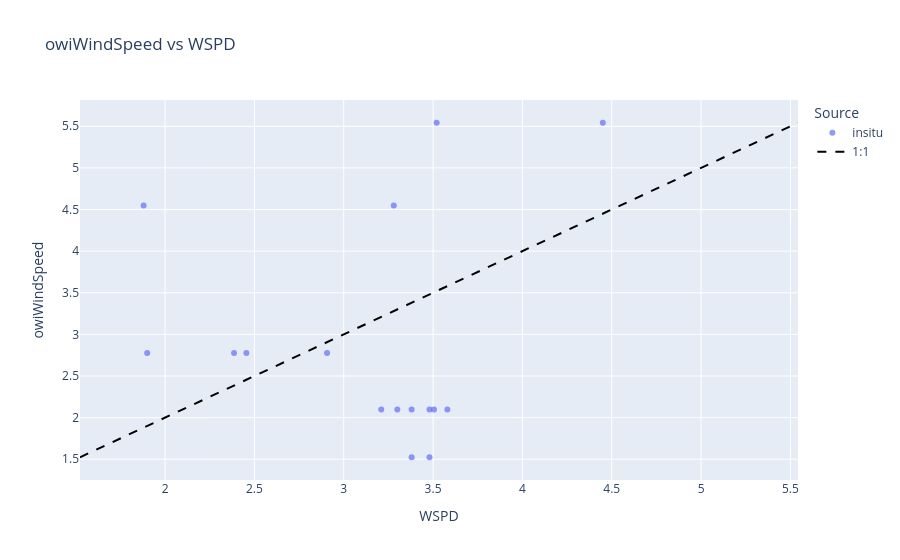
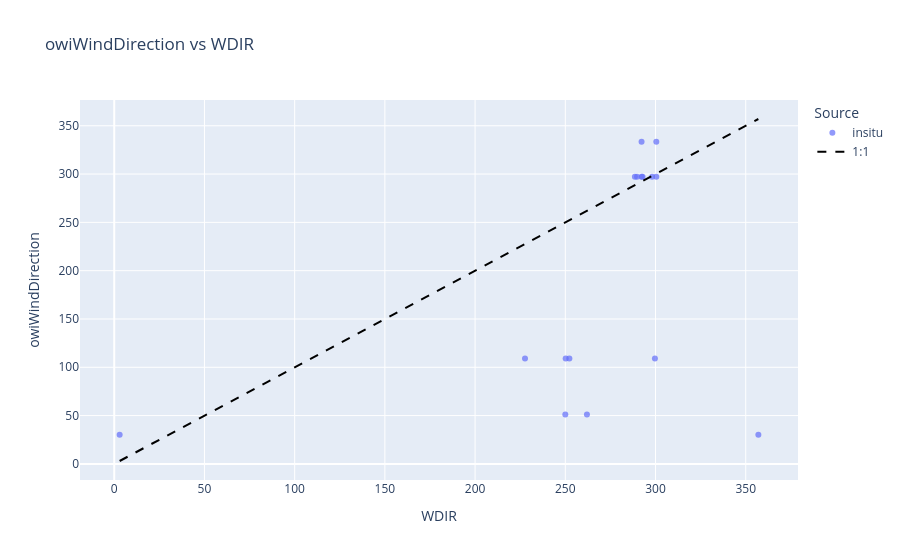

The code cell stored with these charts, in order, in its notebook:
### Markdown cell above
### 5b. Interactive scatter (requires plotly)

### Code cell
try:
    for sar_var, val_var in pairs:
        fig = plot_scatter(collocation_ds, sar_var, val_var, interactive=True)
        if fig:
            fig.show()
except ImportError as e:
    print(f"Skipping interactive scatter: {e}")

### Figure 1 — Plotly figure (JSON) as saved in the notebook; plotly's stock layout.template omitted (floating-point values rounded to 4 significant figures)
{"data": [{"hovertemplate": "Source=insitu<br>WSPD=%{x}<br>owiWindSpeed=%{y}<extra></extra>", "legendgroup": "insitu", "marker": {"color": "#636efa", "opacity": 0.7, "symbol": "circle"}, "mode": "markers", "name": "insitu", "orientation": "v", "showlegend": true, "type": "scatter", "x": [2.907, 2.455, 2.386, 1.9, 4.45, 3.52, 3.38, 3.48, 3.3, 3.58, 3.38, 3.505, 3.21, 3.48, 3.28, 1.88], "xaxis": "x", "y": [2.776, 2.776, 2.776, 2.776, 5.542, 5.542, 1.524, 1.524, 2.099, 2.099, 2.099, 2.099, 2.099, 2.099, 4.547, 4.547], "yaxis": "y"}, {"line": {"color": "black", "dash": "dash"}, "mode": "lines", "name": "1:1", "showlegend": true, "type": "scatter", "x": [1.524, 5.542], "y": [1.524, 5.542]}], "layout": {"legend": {"title": {"text": "Source"}, "tracegroupgap": 0}, "title": {"text": "owiWindSpeed vs WSPD"}, "xaxis": {"anchor": "y", "domain": [0, 1], "title": {"text": "WSPD"}}, "yaxis": {"anchor": "x", "domain": [0, 1], "title": {"text": "owiWindSpeed"}}}}

### Figure 2 — Plotly figure (JSON) as saved in the notebook; plotly's stock layout.template omitted (floating-point values rounded to 4 significant figures)
{"data": [{"hovertemplate": "Source=insitu<br>WDIR=%{x}<br>owiWindDirection=%{y}<extra></extra>", "legendgroup": "insitu", "marker": {"color": "#636efa", "opacity": 0.7, "symbol": "circle"}, "mode": "markers", "name": "insitu", "orientation": "v", "showlegend": true, "type": "scatter", "x": [227.7, 252.2, 250.2, 299.7, 3.0, 357.0, 292.3, 300.4, 289.8, 292.8, 292.3, 288.6, 298.1, 300.4, 250.0, 262.0], "xaxis": "x", "y": [109.2, 109.2, 109.2, 109.2, 30.1, 30.1, 333.5, 333.5, 297.4, 297.4, 297.4, 297.4, 297.4, 297.4, 51.01, 51.01], "yaxis": "y"}, {"line": {"color": "black", "dash": "dash"}, "mode": "lines", "name": "1:1", "showlegend": true, "type": "scatter", "x": [3, 357], "y": [3, 357]}], "layout": {"legend": {"title": {"text": "Source"}, "tracegroupgap": 0}, "title": {"text": "owiWindDirection vs WDIR"}, "xaxis": {"anchor": "y", "domain": [0, 1], "title": {"text": "WDIR"}}, "yaxis": {"anchor": "x", "domain": [0, 1], "title": {"text": "owiWindDirection"}}}}
